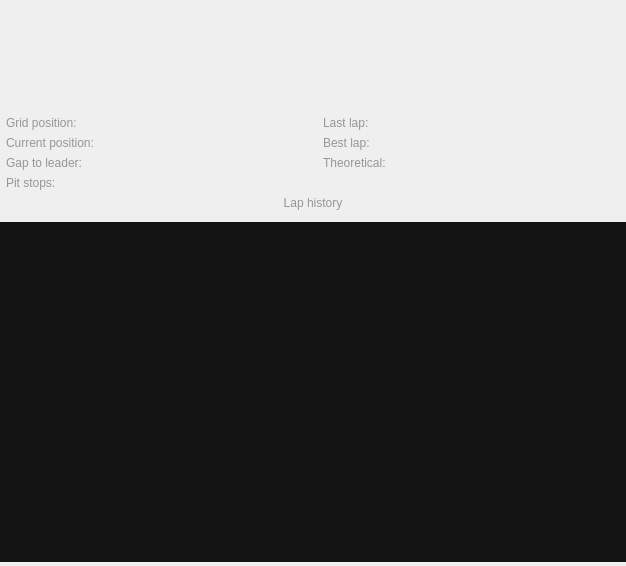
         <widget class="QWidget" name="scrollAreaWidgetContents_5">
          <property name="geometry">
           <rect>
            <x>0</x>
            <y>0</y>
            <width>626</width>
            <height>566</height>
           </rect>
          </property>
          <layout class="QVBoxLayout" name="verticalLayout">
           <property name="leftMargin">
            <number>0</number>
           </property>
           <property name="topMargin">
            <number>4</number>
           </property>
           <property name="rightMargin">
            <number>0</number>
           </property>
           <property name="bottomMargin">
            <number>4</number>
           </property>
           <item>
            <widget class="QWidget" name="infoWidget" native="true">
             <layout class="QGridLayout" name="gridLayout">
              <property name="horizontalSpacing">
               <number>20</number>
              </property>
              <property name="verticalSpacing">
               <number>6</number>
              </property>
              <property name="margin">
               <number>6</number>
              </property>
              <item row="5" column="1">
               <widget class="QLabel" name="gridPositionLabel">
                <property name="palette">
                 <palette>
                  <active>
                   <colorrole role="WindowText">
                    <brush brushstyle="SolidPattern">
                     <color alpha="255">
                      <red>255</red>
                      <green>255</green>
                      <blue>0</blue>
                     </color>
                    </brush>
                   </colorrole>
                  </active>
                  <inactive>
                   <colorrole role="WindowText">
                    <brush brushstyle="SolidPattern">
                     <color alpha="255">
                      <red>255</red>
                      <green>255</green>
                      <blue>0</blue>
                     </color>
                    </brush>
                   </colorrole>
                  </inactive>
                  <disabled>
                   <colorrole role="WindowText">
                    <brush brushstyle="SolidPattern">
                     <color alpha="255">
                      <red>130</red>
                      <green>130</green>
                      <blue>130</blue>
                     </color>
                    </brush>
                   </colorrole>
                  </disabled>
                 </palette>
                </property>
                <property name="text">
                 <string/>
                </property>
                <property name="alignment">
                 <set>Qt::AlignRight|Qt::AlignTrailing|Qt::AlignVCenter</set>
                </property>
               </widget>
              </item>
              <item row="8" column="1">
               <widget class="QLabel" name="gapLabel">
                <property name="palette">
                 <palette>
                  <active>
                   <colorrole role="WindowText">
                    <brush brushstyle="SolidPattern">
                     <color alpha="255">
                      <red>255</red>
                      <green>255</green>
                      <blue>0</blue>
                     </color>
                    </brush>
                   </colorrole>
                  </active>
                  <inactive>
                   <colorrole role="WindowText">
                    <brush brushstyle="SolidPattern">
                     <color alpha="255">
                      <red>255</red>
                      <green>255</green>
                      <blue>0</blue>
                     </color>
                    </brush>
                   </colorrole>
                  </inactive>
                  <disabled>
                   <colorrole role="WindowText">
                    <brush brushstyle="SolidPattern">
                     <color alpha="255">
                      <red>130</red>
                      <green>130</green>
                      <blue>130</blue>
                     </color>
                    </brush>
                   </colorrole>
                  </disabled>
                 </palette>
                </property>
                <property name="text">
                 <string/>
                </property>
                <property name="alignment">
                 <set>Qt::AlignRight|Qt::AlignTrailing|Qt::AlignVCenter</set>
                </property>
               </widget>
              </item>
              <item row="7" column="0">
               <widget class="QLabel" name="label">
                <property name="palette">
                 <palette>
                  <active>
                   <colorrole role="WindowText">
                    <brush brushstyle="SolidPattern">
                     <color alpha="255">
                      <red>150</red>
                      <green>150</green>
                      <blue>150</blue>
                     </color>
                    </brush>
                   </colorrole>
                  </active>
                  <inactive>
                   <colorrole role="WindowText">
                    <brush brushstyle="SolidPattern">
                     <color alpha="255">
                      <red>150</red>
                      <green>150</green>
                      <blue>150</blue>
                     </color>
                    </brush>
                   </colorrole>
                  </inactive>
                  <disabled>
                   <colorrole role="WindowText">
                    <brush brushstyle="SolidPattern">
                     <color alpha="255">
                      <red>130</red>
                      <green>130</green>
                      <blue>130</blue>
                     </color>
                    </brush>
                   </colorrole>
                  </disabled>
                 </palette>
                </property>
                <property name="text">
                 <string>Current position:</string>
                </property>
               </widget>
              </item>
              <item row="5" column="3">
               <widget class="QLabel" name="lastLapLabel">
                <property name="palette">
                 <palette>
                  <active>
                   <colorrole role="WindowText">
                    <brush brushstyle="SolidPattern">
                     <color alpha="255">
                      <red>220</red>
                      <green>220</green>
                      <blue>220</blue>
                     </color>
                    </brush>
                   </colorrole>
                  </active>
                  <inactive>
                   <colorrole role="WindowText">
                    <brush brushstyle="SolidPattern">
                     <color alpha="255">
                      <red>220</red>
                      <green>220</green>
                      <blue>220</blue>
                     </color>
                    </brush>
                   </colorrole>
                  </inactive>
                  <disabled>
                   <colorrole role="WindowText">
                    <brush brushstyle="SolidPattern">
                     <color alpha="255">
                      <red>130</red>
                      <green>130</green>
                      <blue>130</blue>
                     </color>
                    </brush>
                   </colorrole>
                  </disabled>
                 </palette>
                </property>
                <property name="text">
                 <string/>
                </property>
                <property name="alignment">
                 <set>Qt::AlignRight|Qt::AlignTrailing|Qt::AlignVCenter</set>
                </property>
               </widget>
              </item>
              <item row="7" column="2">
               <widget class="QLabel" name="label_4">
                <property name="palette">
                 <palette>
                  <active>
                   <colorrole role="WindowText">
                    <brush brushstyle="SolidPattern">
                     <color alpha="255">
                      <red>150</red>
                      <green>150</green>
                      <blue>150</blue>
                     </color>
                    </brush>
                   </colorrole>
                  </active>
                  <inactive>
                   <colorrole role="WindowText">
                    <brush brushstyle="SolidPattern">
                     <color alpha="255">
                      <red>150</red>
                      <green>150</green>
                      <blue>150</blue>
                     </color>
                    </brush>
                   </colorrole>
                  </inactive>
                  <disabled>
                   <colorrole role="WindowText">
                    <brush brushstyle="SolidPattern">
                     <color alpha="255">
                      <red>130</red>
                      <green>130</green>
                      <blue>130</blue>
                     </color>
                    </brush>
                   </colorrole>
                  </disabled>
                 </palette>
                </property>
                <property name="text">
                 <string>Best lap:</string>
                </property>
               </widget>
              </item>
              <item row="5" column="0">
               <widget class="QLabel" name="gridLabel">
                <property name="palette">
                 <palette>
                  <active>
                   <colorrole role="WindowText">
                    <brush brushstyle="SolidPattern">
                     <color alpha="255">
                      <red>150</red>
                      <green>150</green>
                      <blue>150</blue>
                     </color>
                    </brush>
                   </colorrole>
                  </active>
                  <inactive>
                   <colorrole role="WindowText">
                    <brush brushstyle="SolidPattern">
                     <color alpha="255">
                      <red>150</red>
                      <green>150</green>
                      <blue>150</blue>
                     </color>
                    </brush>
                   </colorrole>
                  </inactive>
                  <disabled>
                   <colorrole role="WindowText">
                    <brush brushstyle="SolidPattern">
                     <color alpha="255">
                      <red>130</red>
                      <green>130</green>
                      <blue>130</blue>
                     </color>
                    </brush>
                   </colorrole>
                  </disabled>
                 </palette>
                </property>
                <property name="text">
                 <string>Grid position:</string>
                </property>
               </widget>
              </item>
              <item row="10" column="0" colspan="4">
               <widget class="QLabel" name="label_5">
                <property name="palette">
                 <palette>
                  <active>
                   <colorrole role="WindowText">
                    <brush brushstyle="SolidPattern">
                     <color alpha="255">
                      <red>150</red>
                      <green>150</green>
                      <blue>150</blue>
                     </color>
                    </brush>
                   </colorrole>
                  </active>
                  <inactive>
                   <colorrole role="WindowText">
                    <brush brushstyle="SolidPattern">
                     <color alpha="255">
                      <red>150</red>
                      <green>150</green>
                      <blue>150</blue>
                     </color>
                    </brush>
                   </colorrole>
                  </inactive>
                  <disabled>
                   <colorrole role="WindowText">
                    <brush brushstyle="SolidPattern">
                     <color alpha="255">
                      <red>130</red>
                      <green>130</green>
                      <blue>130</blue>
                     </color>
                    </brush>
                   </colorrole>
                  </disabled>
                 </palette>
                </property>
                <property name="text">
                 <string>Lap history</string>
                </property>
                <property name="alignment">
                 <set>Qt::AlignCenter</set>
                </property>
               </widget>
              </item>
              <item row="7" column="3">
               <widget class="QLabel" name="bestLapLabel">
                <property name="palette">
                 <palette>
                  <active>
                   <colorrole role="WindowText">
                    <brush brushstyle="SolidPattern">
                     <color alpha="255">
                      <red>0</red>
                      <green>255</green>
                      <blue>0</blue>
                     </color>
                    </brush>
                   </colorrole>
                  </active>
                  <inactive>
                   <colorrole role="WindowText">
                    <brush brushstyle="SolidPattern">
                     <color alpha="255">
                      <red>0</red>
                      <green>255</green>
                      <blue>0</blue>
                     </color>
                    </brush>
                   </colorrole>
                  </inactive>
                  <disabled>
                   <colorrole role="WindowText">
                    <brush brushstyle="SolidPattern">
                     <color alpha="255">
                      <red>130</red>
                      <green>130</green>
                      <blue>130</blue>
                     </color>
                    </brush>
                   </colorrole>
                  </disabled>
                 </palette>
                </property>
                <property name="text">
                 <string/>
                </property>
                <property name="alignment">
                 <set>Qt::AlignRight|Qt::AlignTrailing|Qt::AlignVCenter</set>
                </property>
               </widget>
              </item>
              <item row="7" column="1">
               <widget class="QLabel" name="currentPositionLabel">
                <property name="palette">
                 <palette>
                  <active>
                   <colorrole role="WindowText">
                    <brush brushstyle="SolidPattern">
                     <color alpha="255">
                      <red>0</red>
                      <green>255</green>
                      <blue>255</blue>
                     </color>
                    </brush>
                   </colorrole>
                  </active>
                  <inactive>
                   <colorrole role="WindowText">
                    <brush brushstyle="SolidPattern">
                     <color alpha="255">
                      <red>0</red>
                      <green>255</green>
                      <blue>255</blue>
                     </color>
                    </brush>
                   </colorrole>
                  </inactive>
                  <disabled>
                   <colorrole role="WindowText">
                    <brush brushstyle="SolidPattern">
                     <color alpha="255">
                      <red>130</red>
                      <green>130</green>
                      <blue>130</blue>
                     </color>
                    </brush>
                   </colorrole>
                  </disabled>
                 </palette>
                </property>
                <property name="text">
                 <string/>
                </property>
                <property name="alignment">
                 <set>Qt::AlignRight|Qt::AlignTrailing|Qt::AlignVCenter</set>
                </property>
               </widget>
              </item>
              <item row="5" column="2">
               <widget class="QLabel" name="label_3">
                <property name="palette">
                 <palette>
                  <active>
                   <colorrole role="WindowText">
                    <brush brushstyle="SolidPattern">
                     <color alpha="255">
                      <red>150</red>
                      <green>150</green>
                      <blue>150</blue>
                     </color>
                    </brush>
                   </colorrole>
                  </active>
                  <inactive>
                   <colorrole role="WindowText">
                    <brush brushstyle="SolidPattern">
                     <color alpha="255">
                      <red>150</red>
                      <green>150</green>
                      <blue>150</blue>
                     </color>
                    </brush>
                   </colorrole>
                  </inactive>
                  <disabled>
                   <colorrole role="WindowText">
                    <brush brushstyle="SolidPattern">
                     <color alpha="255">
                      <red>130</red>
                      <green>130</green>
                      <blue>130</blue>
                     </color>
                    </brush>
                   </colorrole>
                  </disabled>
                 </palette>
                </property>
                <property name="text">
                 <string>Last lap:</string>
                </property>
               </widget>
              </item>
              <item row="2" column="0" colspan="4">
               <widget class="QLabel" name="carImageLabel">
                <property name="sizePolicy">
                 <sizepolicy hsizetype="Preferred" vsizetype="Fixed">
                  <horstretch>0</horstretch>
                  <verstretch>0</verstretch>
                 </sizepolicy>
                </property>
                <property name="minimumSize">
                 <size>
                  <width>0</width>
                  <height>80</height>
                 </size>
                </property>
                <property name="text">
                 <string/>
                </property>
                <property name="alignment">
                 <set>Qt::AlignCenter</set>
                </property>
               </widget>
              </item>
              <item row="8" column="0">
               <widget class="QLabel" name="label_2">
                <property name="palette">
                 <palette>
                  <active>
                   <colorrole role="WindowText">
                    <brush brushstyle="SolidPattern">
                     <color alpha="255">
                      <red>150</red>
                      <green>150</green>
                      <blue>150</blue>
                     </color>
                    </brush>
                   </colorrole>
                  </active>
                  <inactive>
                   <colorrole role="WindowText">
                    <brush brushstyle="SolidPattern">
                     <color alpha="255">
                      <red>150</red>
                      <green>150</green>
                      <blue>150</blue>
                     </color>
                    </brush>
                   </colorrole>
                  </inactive>
                  <disabled>
                   <colorrole role="WindowText">
                    <brush brushstyle="SolidPattern">
                     <color alpha="255">
                      <red>130</red>
                      <green>130</green>
                      <blue>130</blue>
                     </color>
                    </brush>
                   </colorrole>
                  </disabled>
                 </palette>
                </property>
                <property name="text">
                 <string>Gap to leader:</string>
                </property>
               </widget>
              </item>
              <item row="1" column="0" colspan="4">
               <widget class="QLabel" name="driverNameLabel">
                <property name="palette">
                 <palette>
                  <active>
                   <colorrole role="WindowText">
                    <brush brushstyle="SolidPattern">
                     <color alpha="255">
                      <red>220</red>
                      <green>220</green>
                      <blue>220</blue>
                     </color>
                    </brush>
                   </colorrole>
                  </active>
                  <inactive>
                   <colorrole role="WindowText">
                    <brush brushstyle="SolidPattern">
                     <color alpha="255">
                      <red>220</red>
                      <green>220</green>
                      <blue>220</blue>
                     </color>
                    </brush>
                   </colorrole>
                  </inactive>
                  <disabled>
                   <colorrole role="WindowText">
                    <brush brushstyle="SolidPattern">
                     <color alpha="255">
                      <red>130</red>
                      <green>130</green>
                      <blue>130</blue>
                     </color>
                    </brush>
                   </colorrole>
                  </disabled>
                 </palette>
                </property>
                <property name="text">
                 <string/>
                </property>
                <property name="alignment">
                 <set>Qt::AlignCenter</set>
                </property>
               </widget>
              </item>
              <item row="9" column="0">
               <widget class="QLabel" name="pitStopsLabel">
                <property name="palette">
                 <palette>
                  <active>
                   <colorrole role="WindowText">
                    <brush brushstyle="SolidPattern">
                     <color alpha="255">
                      <red>150</red>
                      <green>150</green>
                      <blue>150</blue>
                     </color>
                    </brush>
                   </colorrole>
                  </active>
                  <inactive>
                   <colorrole role="WindowText">
                    <brush brushstyle="SolidPattern">
                     <color alpha="255">
                      <red>150</red>
                      <green>150</green>
                      <blue>150</blue>
                     </color>
                    </brush>
                   </colorrole>
                  </inactive>
                  <disabled>
                   <colorrole role="WindowText">
                    <brush brushstyle="SolidPattern">
                     <color alpha="255">
                      <red>130</red>
                      <green>130</green>
                      <blue>130</blue>
                     </color>
                    </brush>
                   </colorrole>
                  </disabled>
                 </palette>
                </property>
                <property name="text">
                 <string>Pit stops:</string>
                </property>
               </widget>
              </item>
              <item row="9" column="1">
               <widget class="QLabel" name="numPitsLabel">
                <property name="palette">
                 <palette>
                  <active>
                   <colorrole role="WindowText">
                    <brush brushstyle="SolidPattern">
                     <color alpha="255">
                      <red>255</red>
                      <green>0</green>
                      <blue>0</blue>
                     </color>
                    </brush>
                   </colorrole>
                  </active>
                  <inactive>
                   <colorrole role="WindowText">
                    <brush brushstyle="SolidPattern">
                     <color alpha="255">
                      <red>255</red>
                      <green>0</green>
                      <blue>0</blue>
                     </color>
                    </brush>
                   </colorrole>
                  </inactive>
                  <disabled>
                   <colorrole role="WindowText">
                    <brush brushstyle="SolidPattern">
                     <color alpha="255">
                      <red>130</red>
                      <green>130</green>
                      <blue>130</blue>
                     </color>
                    </brush>
                   </colorrole>
                  </disabled>
                 </palette>
                </property>
                <property name="text">
                 <string/>
                </property>
                <property name="alignment">
                 <set>Qt::AlignRight|Qt::AlignTrailing|Qt::AlignVCenter</set>
                </property>
               </widget>
              </item>
              <item row="8" column="2">
               <widget class="QLabel" name="label_6">
                <property name="palette">
                 <palette>
                  <active>
                   <colorrole role="WindowText">
                    <brush brushstyle="SolidPattern">
                     <color alpha="255">
                      <red>150</red>
                      <green>150</green>
                      <blue>150</blue>
                     </color>
                    </brush>
                   </colorrole>
                  </active>
                  <inactive>
                   <colorrole role="WindowText">
                    <brush brushstyle="SolidPattern">
                     <color alpha="255">
                      <red>150</red>
                      <green>150</green>
                      <blue>150</blue>
                     </color>
                    </brush>
                   </colorrole>
                  </inactive>
                  <disabled>
                   <colorrole role="WindowText">
                    <brush brushstyle="SolidPattern">
                     <color alpha="255">
                      <red>130</red>
                      <green>130</green>
                      <blue>130</blue>
                     </color>
                    </brush>
                   </colorrole>
                  </disabled>
                 </palette>
                </property>
                <property name="text">
                 <string>Theoretical:</string>
                </property>
               </widget>
              </item>
              <item row="8" column="3">
               <widget class="QLabel" name="approxLapLabel">
                <property name="palette">
                 <palette>
                  <active>
                   <colorrole role="WindowText">
                    <brush brushstyle="SolidPattern">
                     <color alpha="255">
                      <red>0</red>
                      <green>255</green>
                      <blue>255</blue>
                     </color>
                    </brush>
                   </colorrole>
                  </active>
                  <inactive>
                   <colorrole role="WindowText">
                    <brush brushstyle="SolidPattern">
                     <color alpha="255">
                      <red>0</red>
                      <green>255</green>
                      <blue>255</blue>
                     </color>
                    </brush>
                   </colorrole>
                  </inactive>
                  <disabled>
                   <colorrole role="WindowText">
                    <brush brushstyle="SolidPattern">
                     <color alpha="255">
                      <red>130</red>
                      <green>130</green>
                      <blue>130</blue>
                     </color>
                    </brush>
                   </colorrole>
                  </disabled>
                 </palette>
                </property>
                <property name="text">
                 <string/>
                </property>
                <property name="alignment">
                 <set>Qt::AlignRight|Qt::AlignTrailing|Qt::AlignVCenter</set>
                </property>
               </widget>
              </item>
             </layout>
            </widget>
           </item>
           <item>
            <widget class="QTableView" name="tableView">
             <property name="sizePolicy">
              <sizepolicy hsizetype="MinimumExpanding" vsizetype="Expanding">
               <horstretch>0</horstretch>
               <verstretch>0</verstretch>
              </sizepolicy>
             </property>
             <property name="palette">
              <palette>
               <active>
                <colorrole role="Base">
                 <brush brushstyle="SolidPattern">
                  <color alpha="255">
                   <red>20</red>
                   <green>20</green>
                   <blue>20</blue>
                  </color>
                 </brush>
                </colorrole>
                <colorrole role="Highlight">
                 <brush brushstyle="SolidPattern">
                  <color alpha="255">
                   <red>73</red>
                   <green>73</green>
                   <blue>73</blue>
                  </color>
                 </brush>
                </colorrole>
                <colorrole role="AlternateBase">
                 <brush brushstyle="SolidPattern">
                  <color alpha="255">
                   <red>27</red>
                   <green>27</green>
                   <blue>27</blue>
                  </color>
                 </brush>
                </colorrole>
               </active>
               <inactive>
                <colorrole role="Base">
                 <brush brushstyle="SolidPattern">
                  <color alpha="255">
                   <red>20</red>
                   <green>20</green>
                   <blue>20</blue>
                  </color>
                 </brush>
                </colorrole>
                <colorrole role="Highlight">
                 <brush brushstyle="SolidPattern">
                  <color alpha="255">
                   <red>73</red>
                   <green>73</green>
                   <blue>73</blue>
                  </color>
                 </brush>
                </colorrole>
                <colorrole role="AlternateBase">
                 <brush brushstyle="SolidPattern">
                  <color alpha="255">
                   <red>27</red>
                   <green>27</green>
                   <blue>27</blue>
                  </color>
                 </brush>
                </colorrole>
               </inactive>
               <disabled>
                <colorrole role="Base">
                 <brush brushstyle="SolidPattern">
                  <color alpha="255">
                   <red>240</red>
                   <green>240</green>
                   <blue>240</blue>
                  </color>
                 </brush>
                </colorrole>
                <colorrole role="Highlight">
                 <brush brushstyle="SolidPattern">
                  <color alpha="255">
                   <red>175</red>
                   <green>175</green>
                   <blue>175</blue>
                  </color>
                 </brush>
                </colorrole>
                <colorrole role="AlternateBase">
                 <brush brushstyle="SolidPattern">
                  <color alpha="255">
                   <red>27</red>
                   <green>27</green>
                   <blue>27</blue>
                  </color>
                 </brush>
                </colorrole>
               </disabled>
              </palette>
             </property>
             <property name="frameShape">
              <enum>QFrame::NoFrame</enum>
             </property>
             <property name="verticalScrollBarPolicy">
              <enum>Qt::ScrollBarAlwaysOff</enum>
             </property>
             <property name="horizontalScrollBarPolicy">
              <enum>Qt::ScrollBarAlwaysOff</enum>
             </property>
             <property name="autoScroll">
              <bool>true</bool>
             </property>
             <property name="editTriggers">
              <set>QAbstractItemView::NoEditTriggers</set>
             </property>
             <property name="alternatingRowColors">
              <bool>true</bool>
             </property>
             <property name="selectionMode">
              <enum>QAbstractItemView::ExtendedSelection</enum>
             </property>
             <property name="showGrid">
              <bool>false</bool>
             </property>
             <attribute name="horizontalHeaderVisible">
              <bool>false</bool>
             </attribute>
             <attribute name="verticalHeaderVisible">
              <bool>false</bool>
             </attribute>
            </widget>
           </item>
          </layout>
         </widget>
